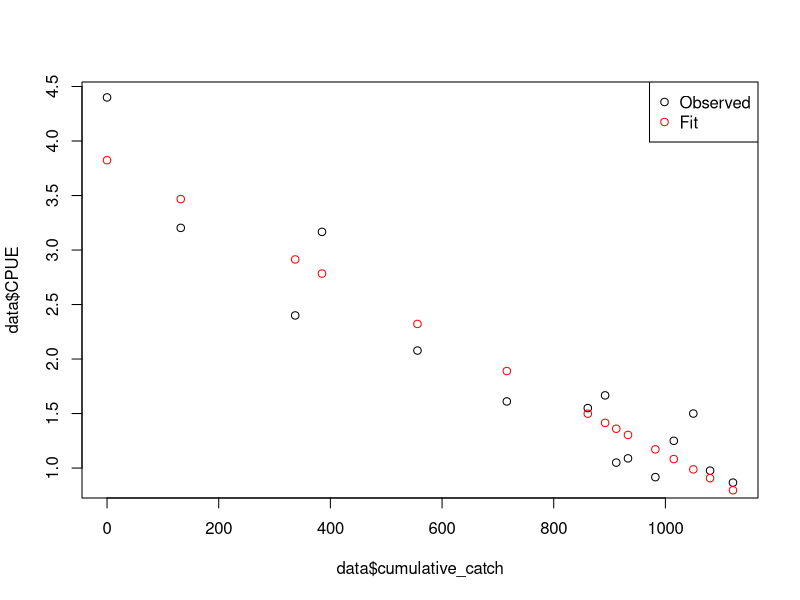
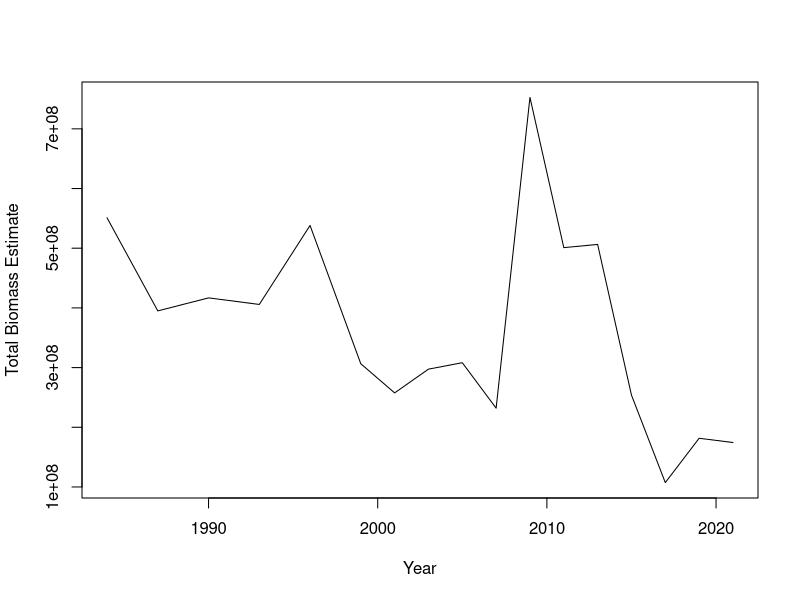
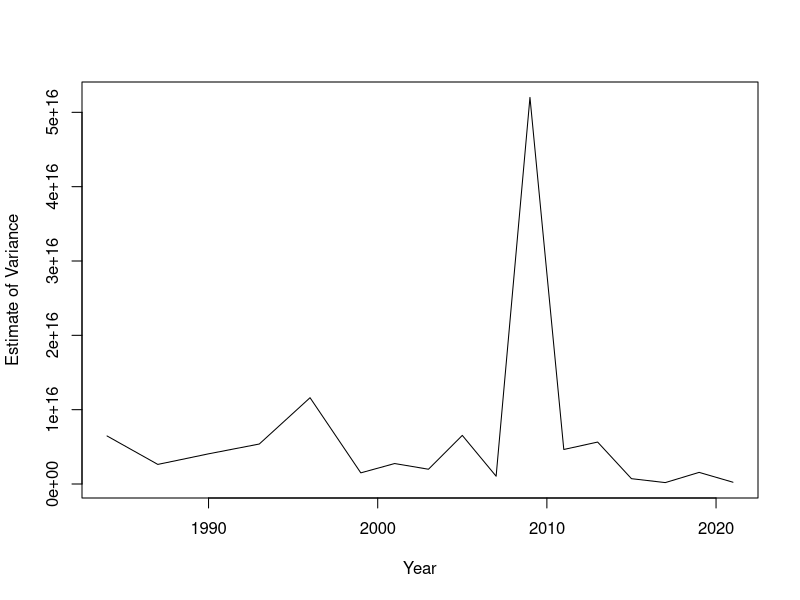
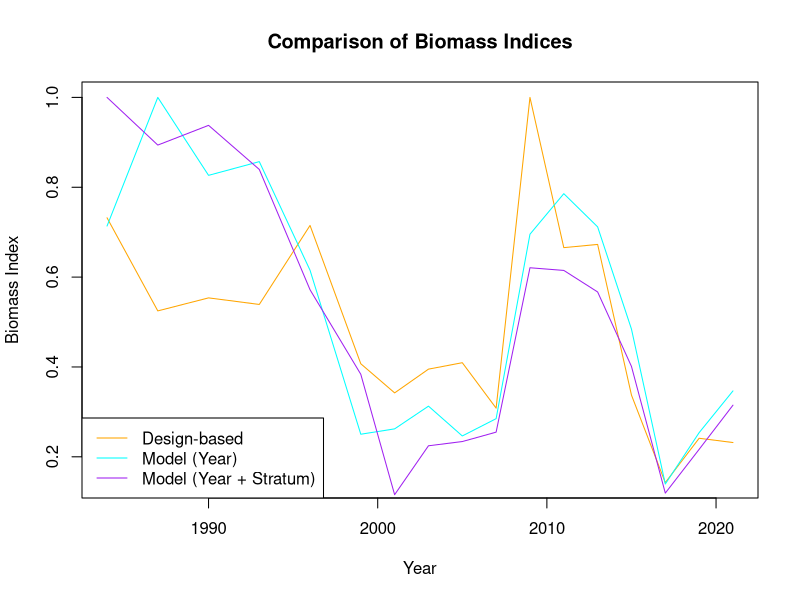

The R source for these figures, in order:
## ---- chunk 1
library(tidyverse)
## ---- chunk 2
data = read.csv("Twill Pond Blackfish.csv")
head(data)
## ---- chunk 3
data$trap_hours = data$Traps * data$Hours.Fished
head(data)
## ---- chunk 4
data$cumulative_catch = cumsum(data$Catch) - data$Catch
data$CPUE = data$Catch / data$trap_hours
head(data)
## ---- chunk 5
model = lm(data$CPUE ~ data$cumulative_catch)
## ---- chunk 6
plot(data$CPUE ~ data$cumulative_catch)
points(data$cumulative_catch, predict(model), col="red")
legend("topright", legend=c("Observed", "Fit"), col=c("black", "red"), pch=1)
## ---- chunk 7
(q = -model$coefficients[2])
## ---- chunk 8
(N = model$coefficients[1] / q)
## ---- chunk 9
data = read.csv("mr.dat.csv")
head(data)
## ---- chunk 10
data$petersen = data$n1 * data$n2 / data$m2
head(data)
## ---- chunk 11
data$chapman = (data$n1 + 1) * (data$n2 + 1) / (data$m2 + 1) - 1
data$chapman.var = (
    (data$n1 + 1) * (data$n2 + 1) * (data$n1 - data$m2) * (data$n2 - data$m2) 
    / ((data$m2 + 1)^2 * (data$m2 + 2))
)
data$chapman.cv = sqrt(data$chapman.var) / data$chapman
head(data[,c("Site", "chapman", "chapman.var", "chapman.cv")])
## ---- chunk 12
data$bailey = data$n1 * (data$n2 + 1) / (data$m2 + 1)
data$bailey.var = (
    data$n1^2 * (data$n2 + 1) * (data$n2 - data$m2) 
    / ((data$m2 + 1)^2 * (data$m2 + 2))
)
data$bailey.cv = sqrt(data$chapman.var) / data$chapman
head(data[,c("Site", "bailey", "bailey.var", "bailey.cv")])
## ---- chunk 13
trawl = read.csv("race_goa_pcod.csv")
stratum = read.csv("Stratum Descriptions.csv")
stratum = stratum[stratum$Survey == "GOA",]
head(trawl)
head(stratum)
## ---- chunk 14
unique(trawl$Scientific.Name)
## ---- chunk 15
cpue_by_stratum = trawl %>% group_by(Year, Stratum) %>% summarize(CPUE = mean(Weight.CPUE..kg.km2.))
area_by_stratum = stratum %>% select(Stratum, Area..km2.)
by_stratum = inner_join(cpue_by_stratum, area_by_stratum, by="Stratum")
by_stratum$biomass = by_stratum$CPUE * by_stratum$Area..km2.
total_biomass = by_stratum %>% group_by(Year) %>% summarize(biomass = sum(biomass))
plot(
    x=total_biomass$Year,
    y=total_biomass$biomass,
    xlab="Year",
    ylab="Total Biomass Estimate",
    type="l"
)
## ---- chunk 16
cpue_by_stratum.var = trawl %>% group_by(Year, Stratum) %>% summarize(CPUE.var = var(Weight.CPUE..kg.km2.), stations = n())
cpue_by_stratum.var = cpue_by_stratum.var[!is.na(cpue_by_stratum.var$CPUE.var),] # sometimes we have single samples
by_stratum = inner_join(cpue_by_stratum.var, area_by_stratum, by="Stratum")
by_stratum$biomass.var = by_stratum$CPUE.var * (by_stratum$Area..km2. ^ 2) / by_stratum$stations
total_biomass.var = by_stratum %>% group_by(Year) %>% summarize(biomass.var = sum(biomass.var))
by_year = inner_join(total_biomass, total_biomass.var, by="Year")
plot(
    x=by_year$Year,
    y=by_year$biomass.var,
    xlab="Year",
    ylab="Estimate of Variance",
    type="l"
)
## ---- chunk 17
by_year$biomass.sd = sqrt(by_year$biomass.var)
by_year$biomass.cv = by_year$biomass.sd / by_year$biomass
by_year
## ---- chunk 18
trawl$fYear = factor(trawl$Year)
glm.year = glm(
    log(Weight.CPUE..kg.km2. + 1) ~ fYear, data=trawl
)
by_year = inner_join(by_year, trawl %>% distinct(Year, fYear), by="Year")
by_year$glm.year = exp(predict(glm.year, newdata=by_year)) - 1
by_year
## ---- chunk 19
trawl$fStratum = factor(trawl$Stratum)
glm.year_stratum = glm(
    log(Weight.CPUE..kg.km2. + 1) ~ fYear + fStratum, data=trawl
)
by_year$fStratum = trawl$fStratum[1]
by_year$glm.year_stratum = exp(predict(glm.year_stratum, newdata=by_year)) - 1
by_year[,c("biomass", "glm.year", "glm.year_stratum")]
## ---- chunk 20
by_year$biomass.norm = by_year$biomass / max(by_year$biomass)
by_year$glm.year.norm = by_year$glm.year / max(by_year$glm.year)
by_year$glm.year_stratum.norm = by_year$glm.year_stratum / max(by_year$glm.year_stratum)
plot.default(
    by_year$Year, 
    by_year$biomass.norm, 
    type="l",
    col="orange", 
    xlab="Year", 
    ylab="Biomass Index", 
    main="Comparison of Biomass Indices"
)
lines(
    by_year$Year, 
    by_year$glm.year.norm, 
    col="cyan"
)
lines(
    by_year$Year, 
    by_year$glm.year_stratum.norm, 
    col="purple"
)
legend(
    "bottomleft", 
    legend=c("Design-based", "Model (Year)", "Model (Year + Stratum)"), 
    col=c("orange", "cyan", "purple"), 
    lty=1
)
## ---- chunk 21
by_year[,c("Year", "biomass", "biomass.var", "biomass.sd", "biomass.cv", "glm.year", "glm.year_stratum")]
## ---- chunk 22
data = data.frame(
    stratum = c(1, 2, 3, 4),
    sampling_units = c(200, 100, 500, 200),
    sampled_units = c(50, 60, 20, 10),
    abundance_per_unit = c(45, 56, 32, 20),
    variance_per_stratum = c(1200, 3000, 2900, 6000)
)
head(data)
## ---- chunk 23
data$abundance_per_stratum = data$sampling_units * data$abundance_per_unit
data[,c("stratum", "abundance_per_stratum")]
## ---- chunk 24
(total_pop = sum(data$abundance_per_stratum))

## ---- chunk 25
(total_pop.var = sum(
    data$sampling_units * (data$sampling_units - data$sampled_units) * data$variance_per_stratum / data$sampled_units
))
## ---- chunk 26
(total_pop.cv = sqrt(total_pop.var) / total_pop)
## ---- chunk 27
alpha = 0.05
z = qnorm(1-alpha/2)
lower = total_pop - z * sqrt(total_pop.var)
upper = total_pop + z * sqrt(total_pop.var)
c(lower, upper)
## ---- chunk 28
(pop_per_unit = total_pop / sum(data$sampling_units))
## ---- chunk 29
(pop_per_unit.var = sum(
    (data$sampling_units / sum(data$sampling_units)) ^ 2 * ((data$sampling_units - data$sampled_units) / sum(data$sampling_units)) * data$variance_per_stratum / data$sampled_units
))
## ---- chunk 30
alpha = 0.05
z = qnorm(1-alpha/2)
lower = pop_per_unit - z * sqrt(pop_per_unit.var)
upper = pop_per_unit + z * sqrt(pop_per_unit.var)
c(lower, upper)
